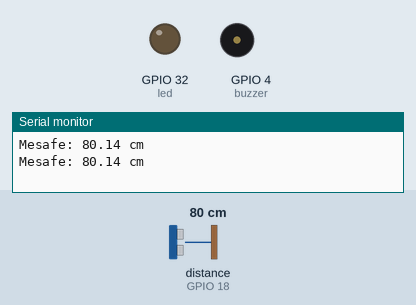
Recording of a sketch running on a simulated ESP32. Parts: output pins drawn as LEDs (lit = HIGH), buzzer (waves = sounding, pin HIGH), the last lines printed to the serial monitor. Wiring (inferred from the names in the program): ultrasonic range finder: trigger GPIO 5; echo GPIO 18. The inputs (shaded band) are chosen by the test bench; at power-on: distance to the obstacle (sensor on GPIO 18) 80 cm. The echo pulse lasts 58.3 µs per cm; pins used as bus, display or sensor lines are not drawn.

Above: at 1.8 s.
1.9 s: distance to the obstacle (sensor on GPIO 18) set to 24 cm
3.4 s: distance to the obstacle (sensor on GPIO 18) set to 19 cm
At 4.3 s:
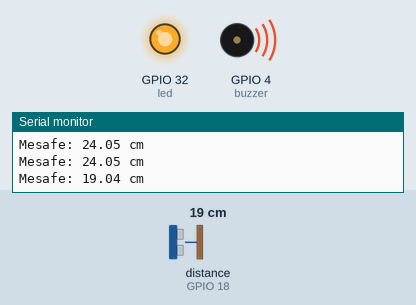
5.5 s: distance to the obstacle (sensor on GPIO 18) set to 35 cm
At 7.2 s:
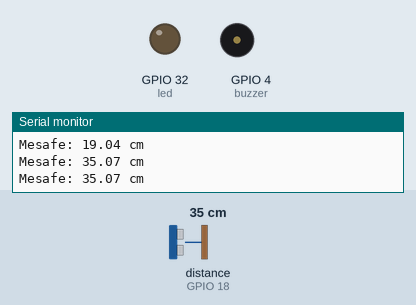
7.5 s: distance to the obstacle (sensor on GPIO 18) set to 2 cm
At 8.8 s:
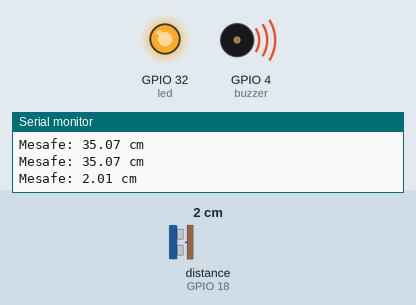
Timing chart, 0 to 10.5 s (numbered marks = the images above; inputs shaded):
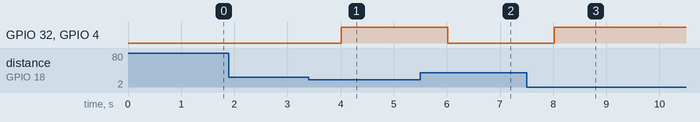

Measured:
- the behaviour switches between 22 and 21 cm on distance to the obstacle (sensor on GPIO 18) (found by bisection; images 0 and 1)
- after the input at 3.4 s, GPIO 32 (led), GPIO 4 (buzzer): LOW → HIGH after 0.62 s
- after the input at 5.5 s, GPIO 32 (led), GPIO 4 (buzzer): HIGH → LOW after 0.52 s
- after the input at 7.5 s, GPIO 32 (led), GPIO 4 (buzzer): LOW → HIGH after 0.52 s

The sketch:

mesafeolcersesdedektor.ino
```cpp
#define echoPin 18
#define trigPin 5
#define led 32
#define buzzer 4
long duration;
float distance;

void setup() {
  Serial.begin(115200);
  pinMode(buzzer,OUTPUT);
  pinMode(trigPin, OUTPUT);
  pinMode(echoPin, INPUT);
  pinMode(led,OUTPUT);
}

void loop() {
  digitalWrite(trigPin, LOW);
  delayMicroseconds(2);
  digitalWrite(trigPin, HIGH);
  delayMicroseconds(10);
  digitalWrite(trigPin, LOW);

  duration = pulseIn(echoPin, HIGH);


  distance = duration / 58.2;

if(distance <22){
  digitalWrite(led,HIGH);
  digitalWrite(buzzer,HIGH);
}
else{
  digitalWrite(led,LOW);
  digitalWrite(buzzer,LOW);
}
  Serial.print("Mesafe: ");
  Serial.print(distance);
  Serial.println(" cm");

  delay(1000);
}
```
